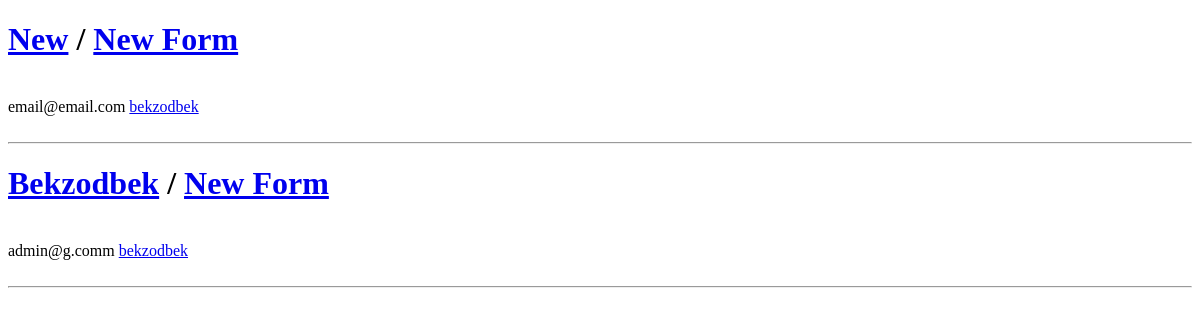
Page /notifications/ (signed in) on the earlier database version.
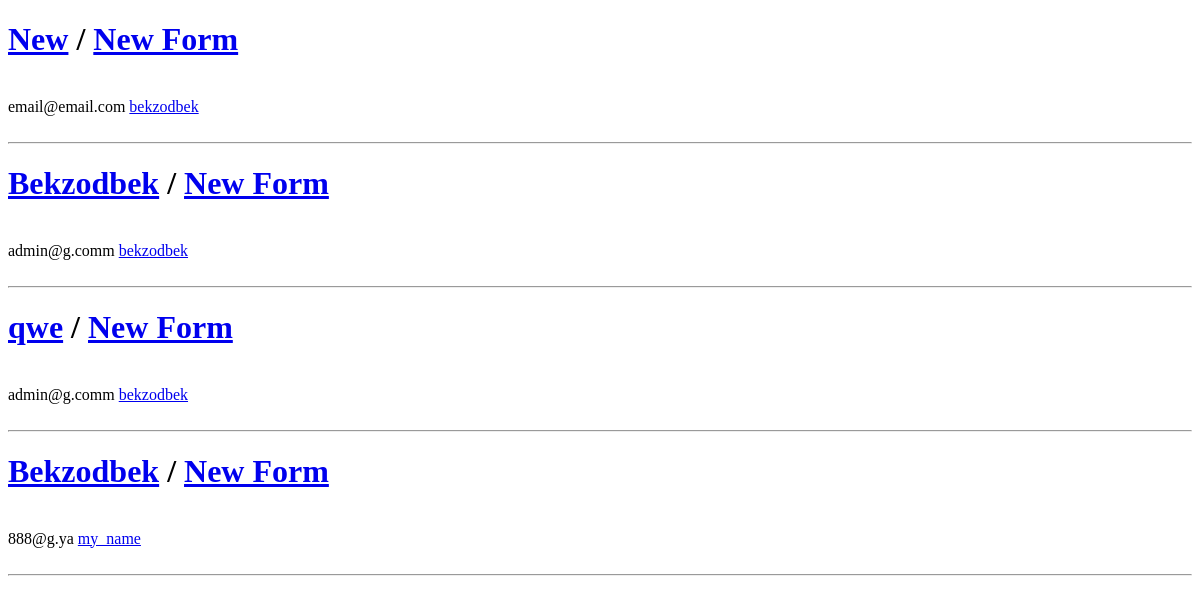
Same page on the later database version.
### forms/models.py (models this page shows, shortened)
class FormRequest(models.Model):
    form = models.ForeignKey(Form, on_delete=models.CASCADE, related_name="form_requests")
    user = models.ForeignKey(CustomUser, on_delete=models.CASCADE, null=True, blank=True, related_name='user_request')
    is_public = models.BooleanField(default=False)
    view = models.BooleanField(default=False)
    full_name = models.CharField(max_length=32)
    email = models.EmailField()

class Form(models.Model):
    title = models.CharField(max_length=50)
    slug = models.SlugField(unique=True)
    author = models.ForeignKey(CustomUser, on_delete=models.CASCADE, related_name='form')
    is_public = models.BooleanField(default=True)
    created_on = models.DateTimeField(("created on"), default=timezone.now)
    message = models.TextField(max_length=300)
    anonim_requests = models.BooleanField(default=False)

class CustomUser(AbstractUser):
    is_organiser = models.BooleanField(default=False)
    is_agent = models.BooleanField(default=False)

### forms/views.py (the view)
# urls.py: path('notifications/', NotificationsView, name='notifications'),
@login_required(login_url='base:login')
def NotificationsView(request):
    new_requests = FormRequest.objects.filter(view=False)
    context = {
        "new_requests":new_requests,
    }
    return render(request, 'pages/notifications.html', context)

### templates/pages/notifications.html (shortened to what this page needs)
<!DOCTYPE html>
<html lang="en">
<head>
</head>
<body>
    {% for x in new_requests %}
    {% if x.form.author.username == request.user.username %}
    <div id="requests">
        <h1><a href="{% url 'base:single_request' x.id %}">{{ x.full_name }}</a> / <a
                href="{% url 'base:single' x.form.slug %}">{{ x.form.title }}</a></h1>
        <br>
        {{ x.email }}
        <a href="{% url 'base:profile' x.user.username %}">{{ x.user.username }}</a>
        <br>
        <br>
        <hr>
    </div>
    {% endif %}
    {% endfor %}
</body>
</html>

Differences in the rows shown:
added FormRequest: full_name "qwe", form "New Form", email "admin@g.comm", user.username "bekzodbek"
added FormRequest: full_name "Bekzodbek", form "New Form", email "888@g.ya", user.username "my_name"
